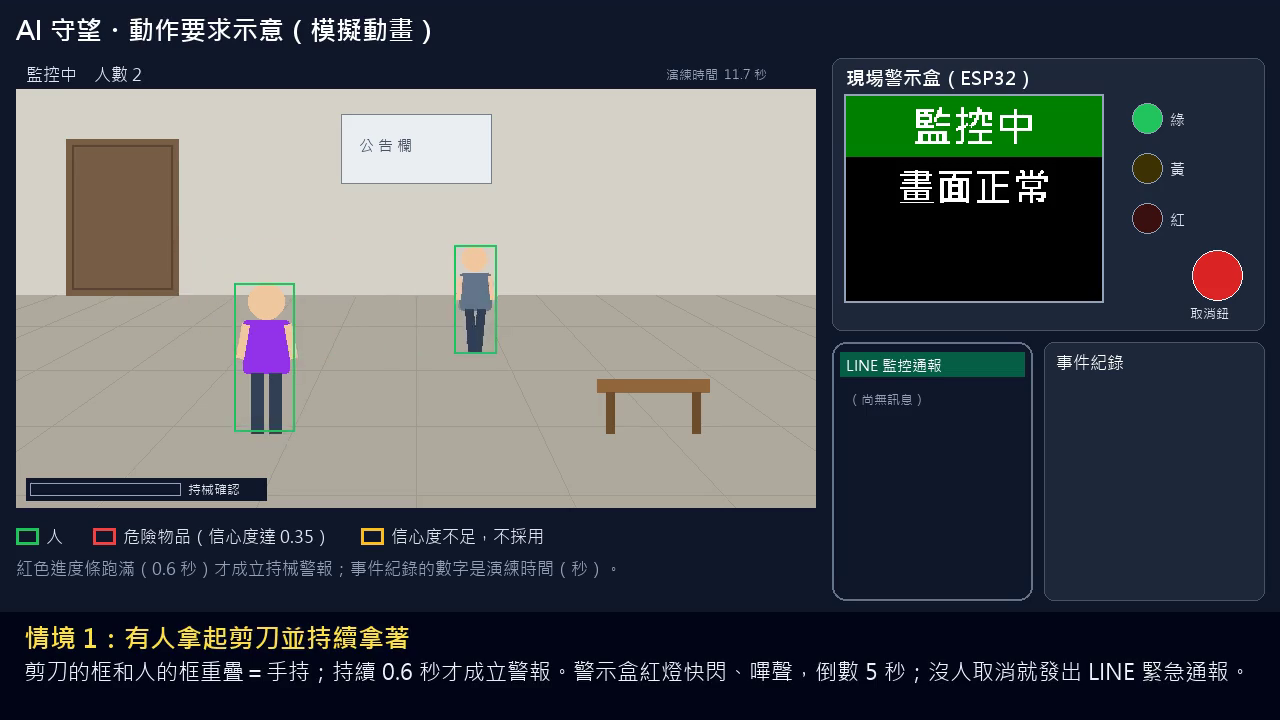
#> input picture frame 351 of ai_guardian_scenario.mp4, 1280 x 720 px, given in place of care_demo.mp4, which was not available
$ python module.py
#> lines starting #> are read from the running program, lines starting #| are printed output that depends on the picture; pictures that were not available may be replaced by others from this repository, and a replacement may not be noted
### smart_butler_starter/core/console.py
"""讓 Windows 終端機（cp950）印中文與符號時不會當掉。每個進入點開頭呼叫 setup()。"""
import logging
import sys


def setup(level=logging.INFO) -> None:
#> called with level = 20
    for stream in (sys.stdout, sys.stderr):
        try:
            stream.reconfigure(errors="replace")
        except (AttributeError, ValueError):
            pass
    logging.basicConfig(level=level, format="%(asctime)s %(levelname)s %(name)s：%(message)s",
                        datefmt="%H:%M:%S")

### smart_butler_starter/core/media.py
"""影像共用工具：開啟影像來源、存截圖、簡易人物偵測（示範用）。

中文路徑注意：cv2.imread／cv2.imwrite 不支援中文路徑，這裡改用 imencode＋tofile。
"""
from __future__ import annotations

from pathlib import Path

import cv2
import numpy as np


# [18 lines left out: functions open_source, save_jpg, not called in this run]


def read_jpg(path: Path):
    return cv2.imdecode(np.fromfile(str(path), dtype=np.uint8), cv2.IMREAD_COLOR)


class BlobDetector:
    """示範用的簡易人物偵測：和「空場景」背景相減，找出最大的一塊，回傳外框。

    示範影片是程式畫的，背景固定，用這個方法就夠了。真實攝影機請改用
    MediaPipe 姿態偵測或 YOLO（手冊 L5、L8），但輸出一樣是「人的外框」，後面的判斷不用改。
    """

    def __init__(self, threshold: int = 35, min_area: int = 1500, learn_frames: int = 5):
#> in analyze_video, frame is the input picture: shape (720, 1280, 3); mean B, G, R 89.6, 85.7, 81.7
        self.threshold = threshold
        self.min_area = min_area
        self.learn_frames = learn_frames
        self.background = None
        self._seen = 0

    def detect(self, frame):
        """回傳 (x, y, w, h) 或 None。前幾張畫面拿來當背景（影片開頭要是空場景）。"""
        gray = cv2.GaussianBlur(cv2.cvtColor(frame, cv2.COLOR_BGR2GRAY), (5, 5), 0)
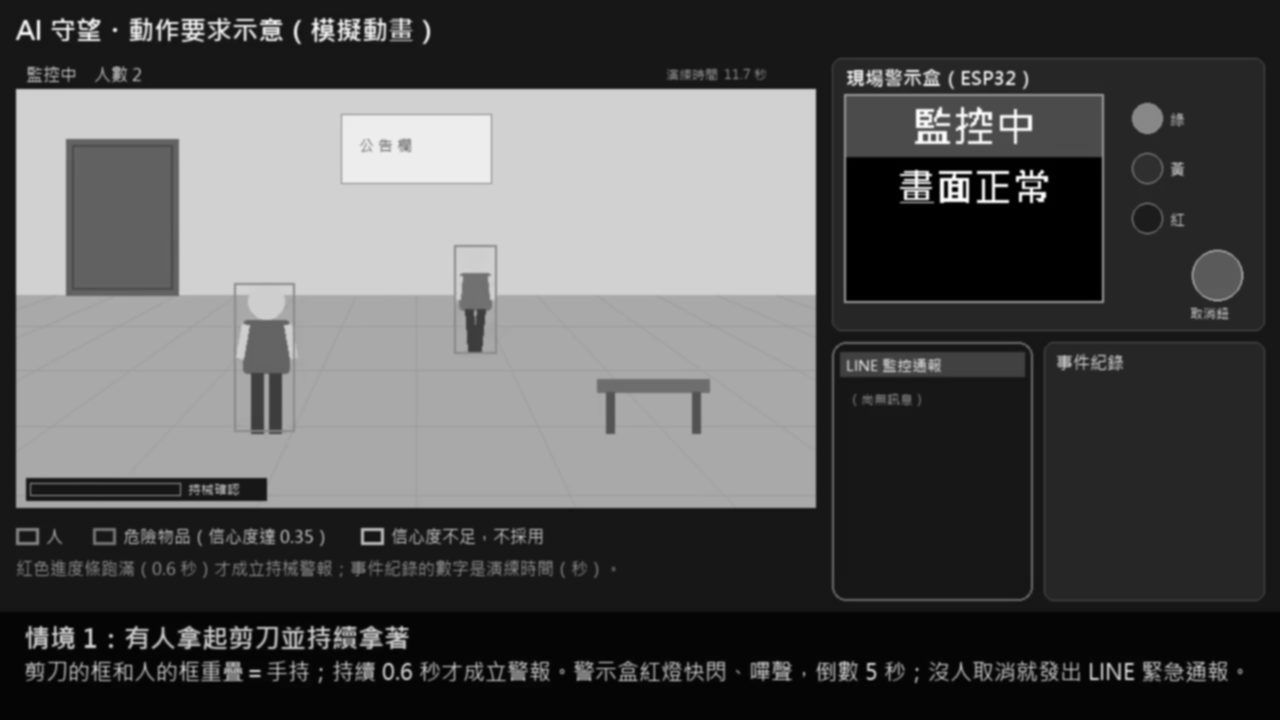
#> gray: shape (720, 1280); min 0, max 254, mean 85
        if self._seen < self.learn_frames:
            self._seen += 1
#> self._seen = 1
            self.background = gray.astype(np.float32) if self.background is None else \
                cv2.addWeighted(self.background, 0.5, gray.astype(np.float32), 0.5, 0)
            return None
        diff = cv2.absdiff(gray, cv2.convertScaleAbs(self.background))
        _, mask = cv2.threshold(diff, self.threshold, 255, cv2.THRESH_BINARY)
        mask = cv2.morphologyEx(mask, cv2.MORPH_CLOSE, np.ones((9, 9), np.uint8))
        contours, _ = cv2.findContours(mask, cv2.RETR_EXTERNAL, cv2.CHAIN_APPROX_SIMPLE)
        if not contours:
            return None
        biggest = max(contours, key=cv2.contourArea)
        if cv2.contourArea(biggest) < self.min_area:
            return None
        return cv2.boundingRect(biggest)

### smart_butler_starter/modules/care/monitor.py
"""L5 長照監護的判斷規則（不碰影像，只看「人的外框」隨時間的變化，方便測試）。

姿勢：外框「寬÷高」大於 1.3 → 橫躺；小於 0.9 → 直立；中間 → 彎腰或坐下。
跌倒：之前是直立，之後橫躺「持續 fall_sec 秒」→ 緊急。彎腰、坐下不會變成橫躺，所以不會誤報。
久未活動：畫面中有人，但中心點移動沒超過 move_px 像素，持續 inactive_min 分鐘 → 注意。
"""
from __future__ import annotations

LYING_RATIO = 1.3
UPRIGHT_RATIO = 0.9
UPRIGHT_MEMORY_SEC = 10     # 橫躺前 10 秒內要曾經直立，才算「跌倒」


def posture(box) -> str:
    if box is None:
        return "none"
    x, y, w, h = box
    r = w / max(h, 1)
    if r > LYING_RATIO:
        return "lying"
    if r < UPRIGHT_RATIO:
        return "upright"
    return "bent"


class CareMonitor:
    def __init__(self, fall_sec=3.0, inactive_min=60.0, move_px=25.0, activity_every_min=5.0):
        self.fall_sec = fall_sec
        self.inactive_sec = inactive_min * 60
        self.move_px = move_px
        self.activity_sec = activity_every_min * 60
        self.reset()

    def reset(self):
        self.last_upright = None     # 最近一次直立的時間
        self.lying_since = None
        self.fallen = False          # 已經發過跌倒通報，等站起來才重設
        self.anchor = None           # 用來判斷有沒有移動的基準點
        self.still_since = None
        self.inactive_sent = False
        self.last_activity = None
        self.state = "none"

    def update(self, t: float, box) -> list[tuple[str, str, str]]:
        """t：第幾秒；box：人的外框 (x, y, w, h) 或 None。回傳要發的事件 [(kind, level, message)]。"""
        out = []
        self.state = posture(box)
#> self.state = 'none'
        if self.state == "none":
            self.lying_since = None
            self.anchor = None
            self.still_since = None
            return out
        x, y, w, h = box
        center = (x + w / 2, y + h / 2)

        # ---- 跌倒 ----
        if self.state == "upright":
            self.last_upright = t
            self.lying_since = None
            self.fallen = False
        elif self.state == "lying":
            if self.lying_since is None:
                self.lying_since = t
            recently_upright = self.last_upright is not None and self.lying_since - self.last_upright <= UPRIGHT_MEMORY_SEC
            if not self.fallen and recently_upright and t - self.lying_since >= self.fall_sec:
                self.fallen = True
                out.append(("fall", "urgent", f"疑似跌倒：倒地已超過 {self.fall_sec:g} 秒，請立即確認"))
        else:
            self.lying_since = None

        # ---- 移動與久未活動 ----
        moved = self.anchor is None or abs(center[0] - self.anchor[0]) + abs(center[1] - self.anchor[1]) > self.move_px
        if moved:
            self.anchor = center
            self.still_since = t
            self.inactive_sent = False
            if self.last_activity is None or t - self.last_activity >= self.activity_sec:
                self.last_activity = t
                out.append(("activity", "info", "偵測到活動"))
        elif (not self.inactive_sent and not self.fallen and self.still_since is not None
              and t - self.still_since >= self.inactive_sec):
            self.inactive_sent = True
            span = f"{self.inactive_sec / 60:g} 分鐘" if self.inactive_sec >= 60 else f"{self.inactive_sec:g} 秒"
            out.append(("inactive", "warn", f"長時間沒有活動：已超過 {span}幾乎沒有移動，請關心一下"))
        return out

### smart_butler_starter/modules/care/module.py
"""L5 長照監護模組：從影像偵測跌倒（緊急）與長時間沒有活動（注意）。"""
from __future__ import annotations

from core.video_module import VideoModule
from modules.care.monitor import CareMonitor


class CareModule(VideoModule):
    name = "care"
    title = "長照監護"

    def reset_logic(self):
        c = self.cfg
        self.monitor = CareMonitor(c["fall_sec"], c["inactive_min"], c["move_px"], c["activity_every_min"])
        self.last_box = None

    def process(self, t, frame):
        box = self.detector.detect(frame)
        self.last_box = box
        for kind, level, message in self.monitor.update(t, box):
            attachment = self.snapshot("fall", frame, box) if kind == "fall" else None
            self.publish(kind, level, message, attachment, video_sec=round(t, 1))


def analyze_video(path, fall_sec=3.0, inactive_min=60.0, move_px=25.0, activity_every_min=5.0):
    """不經過主程式，直接分析整支影片（測試與調參數用）。回傳 [(秒數, kind, level, message)]。"""
    import cv2
    from core.media import BlobDetector
    cap = cv2.VideoCapture(str(path))
    fps = cap.get(cv2.CAP_PROP_FPS) or 10
    det, mon = BlobDetector(), CareMonitor(fall_sec, inactive_min, move_px, activity_every_min)
    found, i = [], 0
    while True:
        ok, frame = cap.read()
        if not ok:
            break
        t = i / fps
        for kind, level, msg in mon.update(t, det.detect(frame)):
            found.append((round(t, 1), kind, level, msg))
#> this loop made 0 passes
#> after the loop, found = []
        i += 1
#> i = 1
    cap.release()
    return found


if __name__ == "__main__":
    import argparse
    from core import console
    console.setup()
    p = argparse.ArgumentParser(description="分析一支影片的跌倒與久未活動（不開攝影機）")
    p.add_argument("video", nargs="?", default="demo/care_demo.mp4")
    p.add_argument("--fall-sec", type=float, default=3.0)
    p.add_argument("--inactive-min", type=float, default=0.2)
    a = p.parse_args()
    for t, kind, level, msg in analyze_video(a.video, a.fall_sec, a.inactive_min):
        if kind != "activity":
            print(f"第 {t:5.1f} 秒  {level:6s} {kind:9s} {msg}")

$ run again, starting later in the video
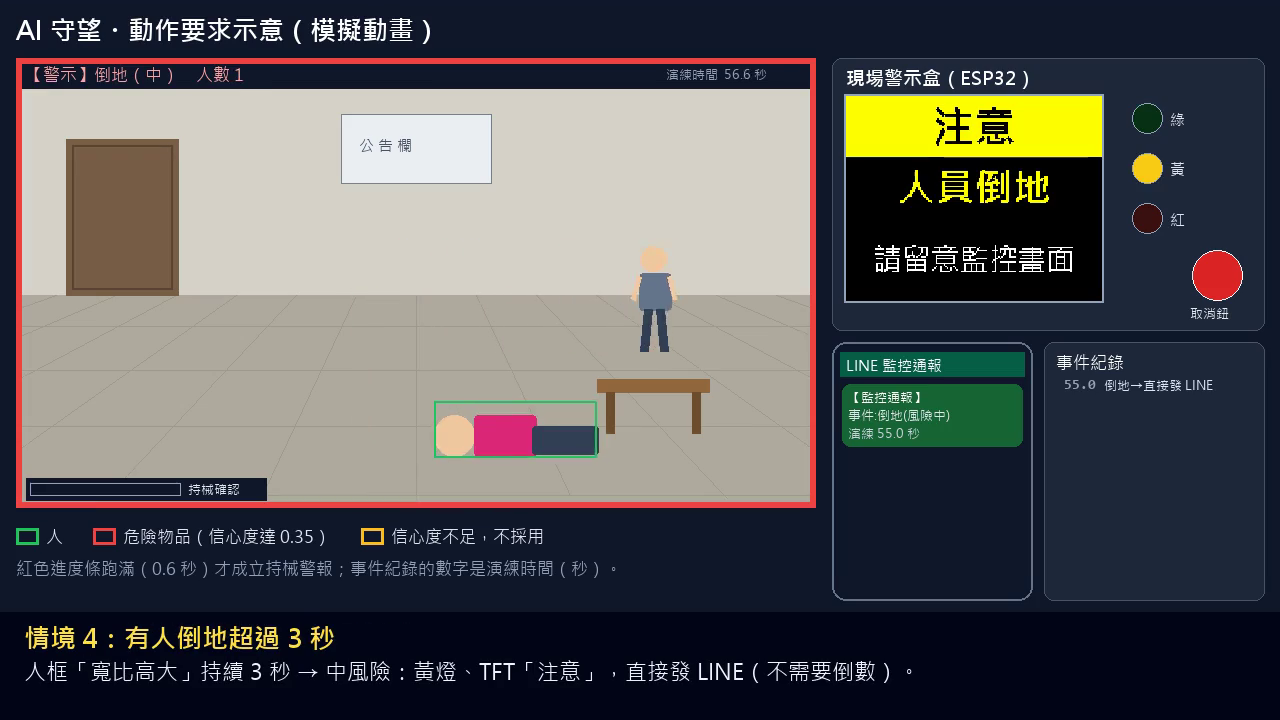
#> input picture frame 1579 of ai_guardian_scenario.mp4, 1280 x 720 px, given in place of care_demo.mp4, which was not available
#> in analyze_video, frame is the input picture: shape (720, 1280, 3); mean B, G, R 87.7, 87.1, 87.4
#> in detect, `gray = cv2.GaussianBlur(cv2.cvtColor(frame, cv2.COLOR_BGR2GRAY), (5, 5..`:
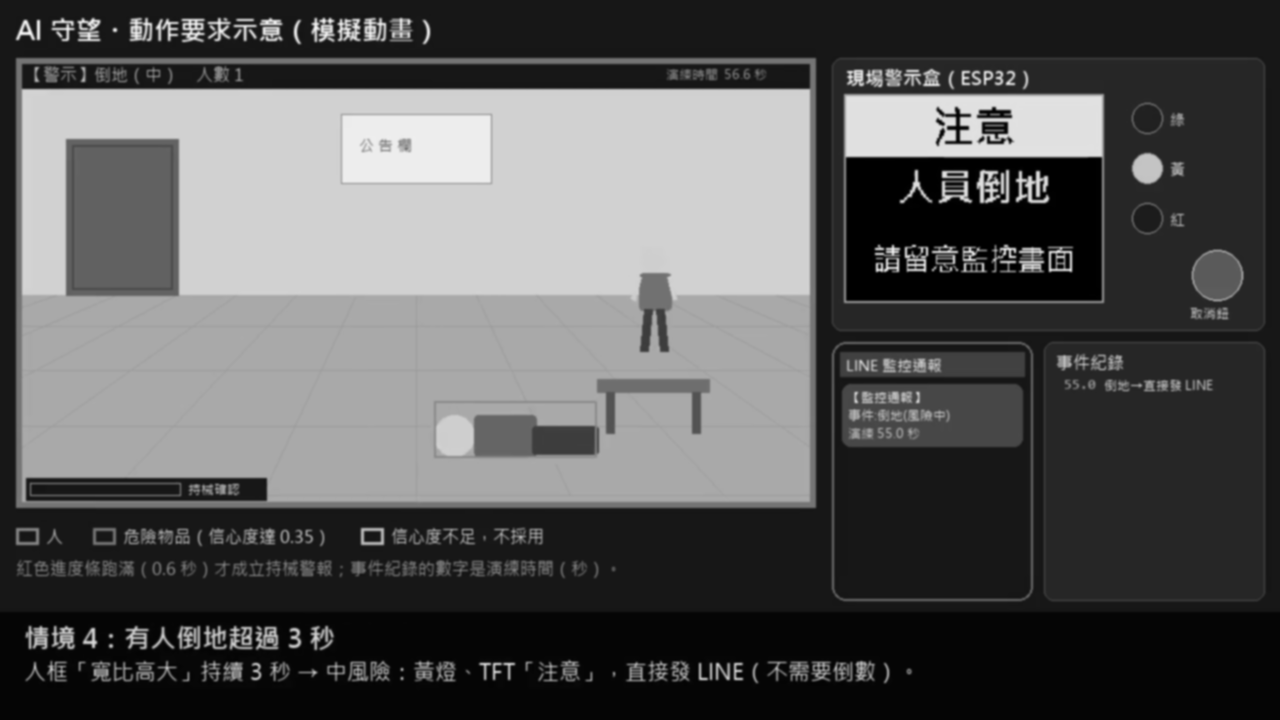
#> gray: shape (720, 1280); min 0, max 242, mean 87.3
#> self._seen = 1
#> self.state = 'none'
#> after the loop in analyze_video, `for kind, level, msg in mon.update(t, det.detect(frame)):`: found = []
#> i = 1

$ run again, starting later in the video
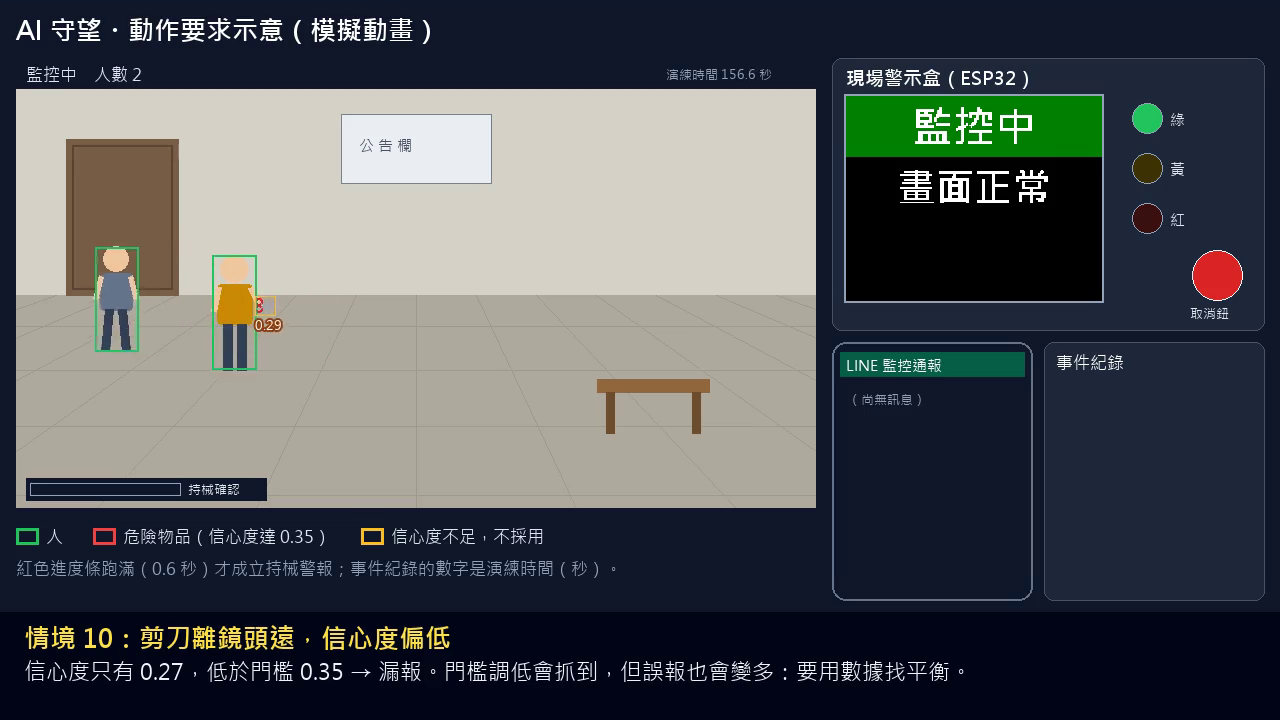
#> input picture frame 2808 of ai_guardian_scenario.mp4, 1280 x 720 px, given in place of care_demo.mp4, which was not available
#> in analyze_video, frame is the input picture: shape (720, 1280, 3); mean B, G, R 89.1, 85.9, 81.9
#> in detect, `gray = cv2.GaussianBlur(cv2.cvtColor(frame, cv2.COLOR_BGR2GRAY), (5, 5..`:
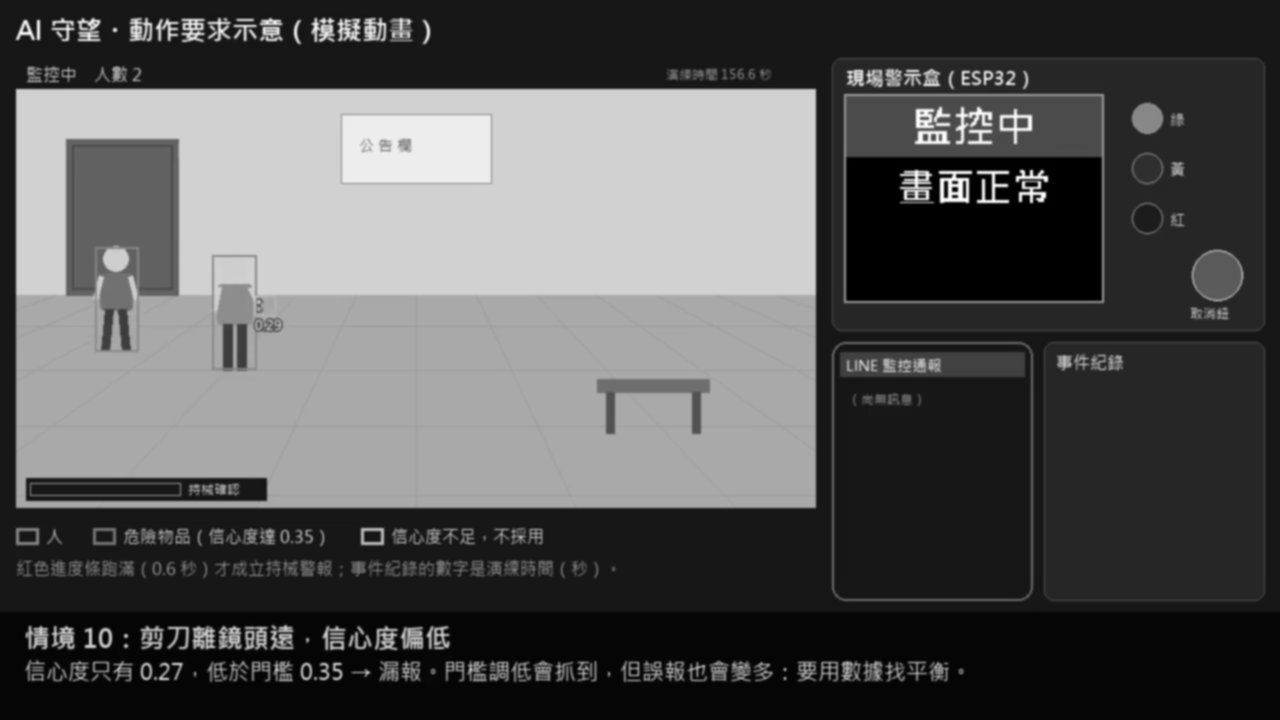
#> gray: shape (720, 1280); min 0, max 254, mean 85.1
#> self._seen = 1
#> self.state = 'none'
#> after the loop in analyze_video, `for kind, level, msg in mon.update(t, det.detect(frame)):`: found = []
#> i = 1
